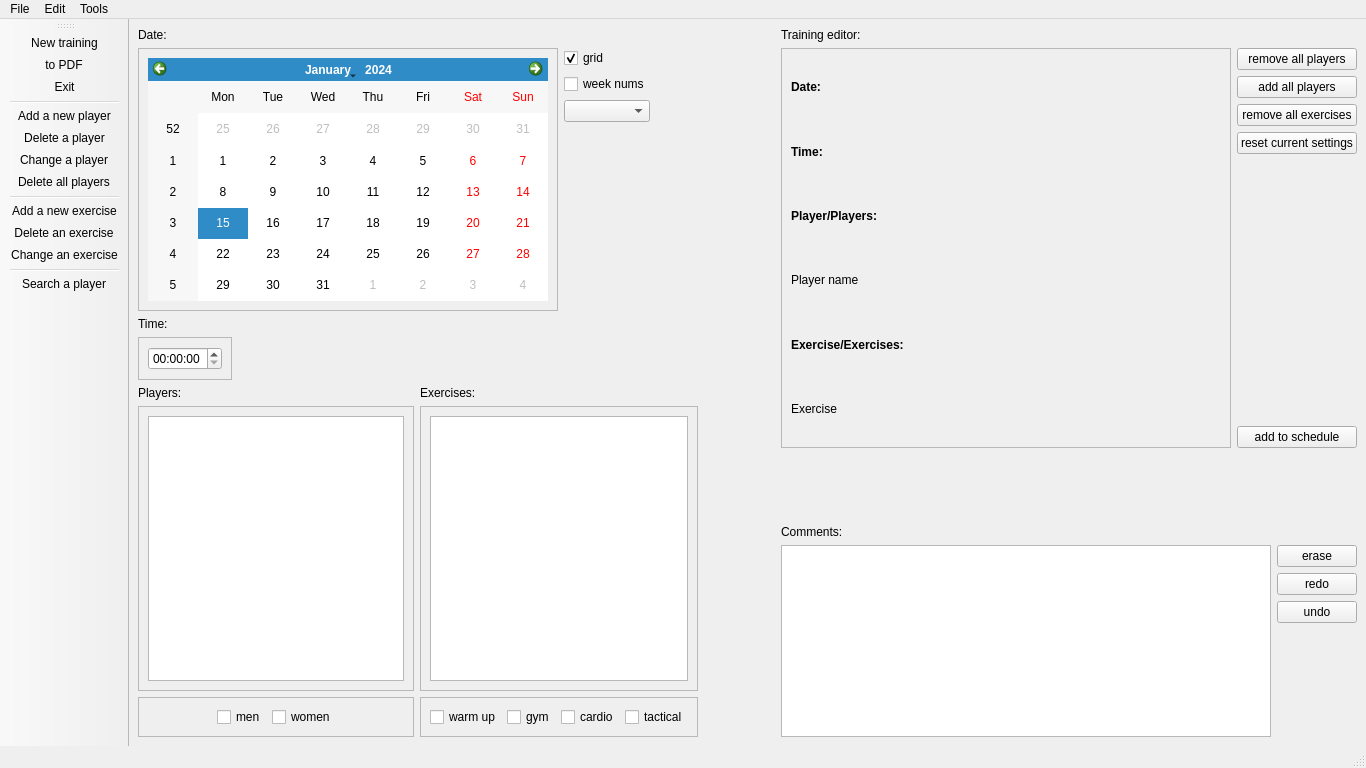
<?xml version="1.0" encoding="UTF-8"?>
<ui version="4.0">
 <class>BVB_Manager</class>
 <widget class="QMainWindow" name="BVB_Manager">
  <property name="geometry">
   <rect>
    <x>0</x>
    <y>0</y>
    <width>1366</width>
    <height>768</height>
   </rect>
  </property>
  <property name="windowTitle">
   <string>BVB_Manager</string>
  </property>
  <widget class="QWidget" name="centralwidget">
   <layout class="QHBoxLayout" name="horizontalLayout_11">
    <item>
     <layout class="QHBoxLayout" name="horizontalLayout_10">
      <item>
       <layout class="QVBoxLayout" name="verticalLayout_19">
        <item>
         <layout class="QHBoxLayout" name="horizontalLayout_4">
          <item>
           <layout class="QVBoxLayout" name="verticalLayout_16">
            <item>
             <layout class="QVBoxLayout" name="verticalLayout_15">
              <item>
               <widget class="QLabel" name="label">
                <property name="text">
                 <string>Date:</string>
                </property>
               </widget>
              </item>
              <item>
               <layout class="QHBoxLayout" name="horizontalLayout_3">
                <item>
                 <widget class="QFrame" name="frame_2">
                  <property name="maximumSize">
                   <size>
                    <width>550</width>
                    <height>450</height>
                   </size>
                  </property>
                  <property name="frameShape">
                   <enum>QFrame::StyledPanel</enum>
                  </property>
                  <property name="frameShadow">
                   <enum>QFrame::Raised</enum>
                  </property>
                  <layout class="QVBoxLayout" name="verticalLayout_3">
                   <item>
                    <widget class="QCalendarWidget" name="calendarWidget">
                     <property name="minimumSize">
                      <size>
                       <width>400</width>
                       <height>0</height>
                      </size>
                     </property>
                     <property name="maximumSize">
                      <size>
                       <width>500</width>
                       <height>301</height>
                      </size>
                     </property>
                    </widget>
                   </item>
                  </layout>
                 </widget>
                </item>
                <item>
                 <layout class="QVBoxLayout" name="verticalLayout_4">
                  <item>
                   <widget class="QCheckBox" name="gridCheckBox">
                    <property name="text">
                     <string>grid</string>
                    </property>
                    <property name="checked">
                     <bool>true</bool>
                    </property>
                   </widget>
                  </item>
                  <item>
                   <widget class="QCheckBox" name="weekNumsCheckBox">
                    <property name="text">
                     <string>week nums</string>
                    </property>
                   </widget>
                  </item>
                  <item>
                   <widget class="QComboBox" name="langComboBox"/>
                  </item>
                  <item>
                   <spacer name="verticalSpacer_4">
                    <property name="orientation">
                     <enum>Qt::Vertical</enum>
                    </property>
                    <property name="sizeHint" stdset="0">
                     <size>
                      <width>20</width>
                      <height>88</height>
                     </size>
                    </property>
                   </spacer>
                  </item>
                 </layout>
                </item>
               </layout>
              </item>
             </layout>
            </item>
            <item>
             <layout class="QHBoxLayout" name="horizontalLayout">
              <item>
               <layout class="QVBoxLayout" name="verticalLayout_2">
                <item>
                 <widget class="QLabel" name="label_2">
                  <property name="text">
                   <string>Time:</string>
                  </property>
                 </widget>
                </item>
                <item>
                 <widget class="QFrame" name="frame">
                  <property name="frameShape">
                   <enum>QFrame::StyledPanel</enum>
                  </property>
                  <property name="frameShadow">
                   <enum>QFrame::Raised</enum>
                  </property>
                  <layout class="QVBoxLayout" name="verticalLayout">
                   <item>
                    <widget class="QTimeEdit" name="trainingTime"/>
                   </item>
                  </layout>
                 </widget>
                </item>
               </layout>
              </item>
              <item>
               <spacer name="horizontalSpacer">
                <property name="orientation">
                 <enum>Qt::Horizontal</enum>
                </property>
                <property name="sizeHint" stdset="0">
                 <size>
                  <width>378</width>
                  <height>20</height>
                 </size>
                </property>
               </spacer>
              </item>
             </layout>
            </item>
           </layout>
          </item>
          <item>
           <spacer name="horizontalSpacer_3">
            <property name="orientation">
             <enum>Qt::Horizontal</enum>
            </property>
            <property name="sizeHint" stdset="0">
             <size>
              <width>13</width>
              <height>20</height>
             </size>
            </property>
           </spacer>
          </item>
         </layout>
        </item>
        <item>
         <layout class="QHBoxLayout" name="horizontalLayout_8">
          <item>
           <layout class="QVBoxLayout" name="verticalLayout_13">
            <item>
             <widget class="QLabel" name="label_3">
              <property name="text">
               <string>Players:</string>
              </property>
             </widget>
            </item>
            <item>
             <widget class="QFrame" name="frame_4">
              <property name="minimumSize">
               <size>
                <width>250</width>
                <height>150</height>
               </size>
              </property>
              <property name="frameShape">
               <enum>QFrame::StyledPanel</enum>
              </property>
              <property name="frameShadow">
               <enum>QFrame::Raised</enum>
              </property>
              <layout class="QVBoxLayout" name="verticalLayout_5">
               <item>
                <widget class="QListWidget" name="playersListWidget"/>
               </item>
              </layout>
             </widget>
            </item>
            <item>
             <widget class="QFrame" name="frame_7">
              <property name="frameShape">
               <enum>QFrame::StyledPanel</enum>
              </property>
              <property name="frameShadow">
               <enum>QFrame::Raised</enum>
              </property>
              <layout class="QHBoxLayout" name="horizontalLayout_7">
               <item>
                <layout class="QHBoxLayout" name="horizontalLayout_5">
                 <item>
                  <spacer name="horizontalSpacer_4">
                   <property name="orientation">
                    <enum>Qt::Horizontal</enum>
                   </property>
                   <property name="sizeHint" stdset="0">
                    <size>
                     <width>40</width>
                     <height>20</height>
                    </size>
                   </property>
                  </spacer>
                 </item>
                 <item>
                  <widget class="QCheckBox" name="menCheckBox">
                   <property name="text">
                    <string>men</string>
                   </property>
                  </widget>
                 </item>
                 <item>
                  <widget class="QCheckBox" name="womenCheckBox">
                   <property name="text">
                    <string>women</string>
                   </property>
                  </widget>
                 </item>
                 <item>
                  <spacer name="horizontalSpacer_5">
                   <property name="orientation">
                    <enum>Qt::Horizontal</enum>
                   </property>
                   <property name="sizeHint" stdset="0">
                    <size>
                     <width>40</width>
                     <height>20</height>
                    </size>
                   </property>
                  </spacer>
                 </item>
                </layout>
               </item>
              </layout>
             </widget>
            </item>
           </layout>
          </item>
          <item>
           <layout class="QVBoxLayout" name="verticalLayout_14">
            <item>
             <widget class="QLabel" name="label_5">
              <property name="text">
               <string>Exercises:</string>
              </property>
             </widget>
            </item>
            <item>
             <widget class="QFrame" name="frame_5">
              <property name="minimumSize">
               <size>
                <width>250</width>
                <height>150</height>
               </size>
              </property>
              <property name="frameShape">
               <enum>QFrame::StyledPanel</enum>
              </property>
              <property name="frameShadow">
               <enum>QFrame::Raised</enum>
              </property>
              <layout class="QVBoxLayout" name="verticalLayout_9">
               <item>
                <widget class="QListWidget" name="exercisesListWidget"/>
               </item>
              </layout>
             </widget>
            </item>
            <item>
             <widget class="QFrame" name="frame_6">
              <property name="frameShape">
               <enum>QFrame::StyledPanel</enum>
              </property>
              <property name="frameShadow">
               <enum>QFrame::Raised</enum>
              </property>
              <layout class="QVBoxLayout" name="verticalLayout_12">
               <item>
                <layout class="QHBoxLayout" name="horizontalLayout_6">
                 <item>
                  <widget class="QCheckBox" name="warmUpCheckBox">
                   <property name="text">
                    <string>warm up</string>
                   </property>
                  </widget>
                 </item>
                 <item>
                  <widget class="QCheckBox" name="gymCheckBox">
                   <property name="text">
                    <string>gym</string>
                   </property>
                  </widget>
                 </item>
                 <item>
                  <widget class="QCheckBox" name="cardioCheckBox">
                   <property name="text">
                    <string>cardio</string>
                   </property>
                  </widget>
                 </item>
                 <item>
                  <widget class="QCheckBox" name="tacticalCheckBox">
                   <property name="text">
                    <string>tactical</string>
                   </property>
                  </widget>
                 </item>
                </layout>
               </item>
              </layout>
             </widget>
            </item>
           </layout>
          </item>
         </layout>
        </item>
       </layout>
      </item>
      <item>
       <spacer name="horizontalSpacer_2">
        <property name="orientation">
         <enum>Qt::Horizontal</enum>
        </property>
        <property name="sizeHint" stdset="0">
         <size>
          <width>38</width>
          <height>20</height>
         </size>
        </property>
       </spacer>
      </item>
      <item>
       <layout class="QVBoxLayout" name="verticalLayout_11">
        <item>
         <layout class="QVBoxLayout" name="verticalLayout_20">
          <item>
           <widget class="QLabel" name="label_12">
            <property name="text">
             <string>Training editor:</string>
            </property>
           </widget>
          </item>
          <item>
           <layout class="QHBoxLayout" name="horizontalLayout_9">
            <item>
             <widget class="QScrollArea" name="scrollArea">
              <property name="minimumSize">
               <size>
                <width>450</width>
                <height>400</height>
               </size>
              </property>
              <property name="widgetResizable">
               <bool>true</bool>
              </property>
              <widget class="QWidget" name="scrollAreaWidgetContents">
               <property name="geometry">
                <rect>
                 <x>0</x>
                 <y>0</y>
                 <width>448</width>
                 <height>398</height>
                </rect>
               </property>
               <layout class="QVBoxLayout" name="verticalLayout_17">
                <item>
                 <widget class="QLabel" name="dateSelectedLabel">
                  <property name="minimumSize">
                   <size>
                    <width>150</width>
                    <height>0</height>
                   </size>
                  </property>
                  <property name="font">
                   <font>
                    <bold>true</bold>
                   </font>
                  </property>
                  <property name="text">
                   <string>Date:</string>
                  </property>
                 </widget>
                </item>
                <item>
                 <widget class="QLabel" name="timeSelectedLabel">
                  <property name="minimumSize">
                   <size>
                    <width>150</width>
                    <height>0</height>
                   </size>
                  </property>
                  <property name="font">
                   <font>
                    <bold>true</bold>
                   </font>
                  </property>
                  <property name="text">
                   <string>Time:</string>
                  </property>
                 </widget>
                </item>
                <item>
                 <widget class="QLabel" name="testLabel3">
                  <property name="minimumSize">
                   <size>
                    <width>150</width>
                    <height>0</height>
                   </size>
                  </property>
                  <property name="font">
                   <font>
                    <bold>true</bold>
                   </font>
                  </property>
                  <property name="text">
                   <string>Player/Players:</string>
                  </property>
                 </widget>
                </item>
                <item>
                 <widget class="QLabel" name="playerNameLabel">
                  <property name="minimumSize">
                   <size>
                    <width>150</width>
                    <height>0</height>
                   </size>
                  </property>
                  <property name="text">
                   <string>Player name</string>
                  </property>
                 </widget>
                </item>
                <item>
                 <widget class="QLabel" name="label_10">
                  <property name="minimumSize">
                   <size>
                    <width>150</width>
                    <height>0</height>
                   </size>
                  </property>
                  <property name="font">
                   <font>
                    <bold>true</bold>
                   </font>
                  </property>
                  <property name="text">
                   <string>Exercise/Exercises:</string>
                  </property>
                 </widget>
                </item>
                <item>
                 <widget class="QLabel" name="exerciseLabel">
                  <property name="minimumSize">
                   <size>
                    <width>150</width>
                    <height>0</height>
                   </size>
                  </property>
                  <property name="text">
                   <string>Exercise</string>
                  </property>
                 </widget>
                </item>
               </layout>
              </widget>
             </widget>
            </item>
            <item>
             <layout class="QVBoxLayout" name="verticalLayout_7">
              <item>
               <layout class="QVBoxLayout" name="verticalLayout_8">
                <item>
                 <widget class="QPushButton" name="removeAllPlayersButton">
                  <property name="text">
                   <string>remove all players</string>
                  </property>
                 </widget>
                </item>
                <item>
                 <widget class="QPushButton" name="addAllPlayersButton">
                  <property name="text">
                   <string>add all players</string>
                  </property>
                 </widget>
                </item>
                <item>
                 <widget class="QPushButton" name="removeAllExercisesButton">
                  <property name="text">
                   <string>remove all exercises</string>
                  </property>
                 </widget>
                </item>
                <item>
                 <widget class="QPushButton" name="resetCurrentSettingButton">
                  <property name="text">
                   <string>reset current settings</string>
                  </property>
                 </widget>
                </item>
               </layout>
              </item>
              <item>
               <spacer name="verticalSpacer_3">
                <property name="orientation">
                 <enum>Qt::Vertical</enum>
                </property>
                <property name="sizeHint" stdset="0">
                 <size>
                  <width>20</width>
                  <height>28</height>
                 </size>
                </property>
               </spacer>
              </item>
              <item>
               <widget class="QPushButton" name="addToscheduleButton">
                <property name="text">
                 <string>add to schedule</string>
                </property>
               </widget>
              </item>
             </layout>
            </item>
           </layout>
          </item>
         </layout>
        </item>
        <item>
         <spacer name="verticalSpacer">
          <property name="orientation">
           <enum>Qt::Vertical</enum>
          </property>
          <property name="sizeHint" stdset="0">
           <size>
            <width>20</width>
            <height>58</height>
           </size>
          </property>
         </spacer>
        </item>
        <item>
         <layout class="QVBoxLayout" name="verticalLayout_10">
          <item>
           <widget class="QLabel" name="label_4">
            <property name="text">
             <string>Comments:</string>
            </property>
           </widget>
          </item>
          <item>
           <layout class="QHBoxLayout" name="horizontalLayout_2">
            <item>
             <widget class="QTextEdit" name="NotesTextEdit">
              <property name="minimumSize">
               <size>
                <width>450</width>
                <height>154</height>
               </size>
              </property>
             </widget>
            </item>
            <item>
             <layout class="QVBoxLayout" name="verticalLayout_6">
              <item>
               <widget class="QPushButton" name="eraseButton">
                <property name="text">
                 <string>erase</string>
                </property>
                <property name="icon">
                 <iconset resource="res.qrc">
                  <normaloff>:/images/clear_all.png</normaloff>:/images/clear_all.png</iconset>
                </property>
                <property name="iconSize">
                 <size>
                  <width>18</width>
                  <height>18</height>
                 </size>
                </property>
               </widget>
              </item>
              <item>
               <widget class="QPushButton" name="redoButton">
                <property name="text">
                 <string>redo</string>
                </property>
                <property name="icon">
                 <iconset resource="res.qrc">
                  <normaloff>:/images/forward.png</normaloff>:/images/forward.png</iconset>
                </property>
                <property name="iconSize">
                 <size>
                  <width>18</width>
                  <height>18</height>
                 </size>
                </property>
               </widget>
              </item>
              <item>
               <widget class="QPushButton" name="undoButton">
                <property name="text">
                 <string>undo</string>
                </property>
                <property name="icon">
                 <iconset resource="res.qrc">
                  <normaloff>:/images/back.png</normaloff>:/images/back.png</iconset>
                </property>
                <property name="iconSize">
                 <size>
                  <width>18</width>
                  <height>18</height>
                 </size>
                </property>
               </widget>
              </item>
              <item>
               <spacer name="verticalSpacer_2">
                <property name="orientation">
                 <enum>Qt::Vertical</enum>
                </property>
                <property name="sizeHint" stdset="0">
                 <size>
                  <width>20</width>
                  <height>40</height>
                 </size>
                </property>
               </spacer>
              </item>
             </layout>
            </item>
           </layout>
          </item>
         </layout>
        </item>
       </layout>
      </item>
     </layout>
    </item>
   </layout>
  </widget>
  <widget class="QMenuBar" name="menubar">
   <property name="geometry">
    <rect>
     <x>0</x>
     <y>0</y>
     <width>1366</width>
     <height>22</height>
    </rect>
   </property>
   <widget class="QMenu" name="menuFile">
    <property name="title">
     <string>File</string>
    </property>
    <addaction name="actionNew_training"/>
    <addaction name="actiontp_PDF"/>
    <addaction name="actionExit"/>
   </widget>
   <widget class="QMenu" name="menuEdit">
    <property name="title">
     <string>Edit</string>
    </property>
    <addaction name="actionAdd_a_new_player"/>
    <addaction name="actionDelete_a_player"/>
    <addaction name="actionChange_a_player"/>
    <addaction name="actionDelete_all_players"/>
    <addaction name="actionAdd_a_new_exercise"/>
    <addaction name="actionDelete_an_exercise"/>
    <addaction name="actionChange_an_exercise"/>
   </widget>
   <widget class="QMenu" name="menuTools">
    <property name="title">
     <string>Tools</string>
    </property>
    <addaction name="actionSearch_a_player"/>
   </widget>
   <addaction name="menuFile"/>
   <addaction name="menuEdit"/>
   <addaction name="menuTools"/>
  </widget>
  <widget class="QStatusBar" name="statusbar"/>
  <widget class="QToolBar" name="toolBar">
   <property name="windowTitle">
    <string>toolBar</string>
   </property>
   <attribute name="toolBarArea">
    <enum>LeftToolBarArea</enum>
   </attribute>
   <attribute name="toolBarBreak">
    <bool>false</bool>
   </attribute>
   <addaction name="actionNew_training"/>
   <addaction name="actiontp_PDF"/>
   <addaction name="actionExit"/>
   <addaction name="separator"/>
   <addaction name="actionAdd_a_new_player"/>
   <addaction name="actionDelete_a_player"/>
   <addaction name="actionChange_a_player"/>
   <addaction name="actionDelete_all_players"/>
   <addaction name="separator"/>
   <addaction name="actionAdd_a_new_exercise"/>
   <addaction name="actionDelete_an_exercise"/>
   <addaction name="actionChange_an_exercise"/>
   <addaction name="separator"/>
   <addaction name="actionSearch_a_player"/>
  </widget>
  <action name="actionNew_training">
   <property name="icon">
    <iconset resource="res.qrc">
     <normaloff>:/images/ball.png</normaloff>:/images/ball.png</iconset>
   </property>
   <property name="text">
    <string>New training</string>
   </property>
  </action>
  <action name="actiontp_PDF">
   <property name="icon">
    <iconset resource="res.qrc">
     <normaloff>:/images/pdf.png</normaloff>:/images/pdf.png</iconset>
   </property>
   <property name="text">
    <string>to PDF</string>
   </property>
  </action>
  <action name="actionExit">
   <property name="icon">
    <iconset resource="res.qrc">
     <normaloff>:/images/exit.png</normaloff>:/images/exit.png</iconset>
   </property>
   <property name="text">
    <string>Exit</string>
   </property>
  </action>
  <action name="actionAdd_a_new_player">
   <property name="icon">
    <iconset resource="res.qrc">
     <normaloff>:/images/add_player.png</normaloff>:/images/add_player.png</iconset>
   </property>
   <property name="text">
    <string>Add a new player</string>
   </property>
  </action>
  <action name="actionDelete_a_player">
   <property name="icon">
    <iconset resource="res.qrc">
     <normaloff>:/images/delete_player.png</normaloff>:/images/delete_player.png</iconset>
   </property>
   <property name="text">
    <string>Delete a player</string>
   </property>
  </action>
  <action name="actionChange_a_player">
   <property name="icon">
    <iconset resource="res.qrc">
     <normaloff>:/images/change_player.png</normaloff>:/images/change_player.png</iconset>
   </property>
   <property name="text">
    <string>Change a player</string>
   </property>
  </action>
  <action name="actionDelete_all_players">
   <property name="icon">
    <iconset resource="res.qrc">
     <normaloff>:/images/delete_all_players.png</normaloff>:/images/delete_all_players.png</iconset>
   </property>
   <property name="text">
    <string>Delete all players</string>
   </property>
  </action>
  <action name="actionAdd_a_new_exercise">
   <property name="icon">
    <iconset resource="res.qrc">
     <normaloff>:/images/add_exercise.png</normaloff>:/images/add_exercise.png</iconset>
   </property>
   <property name="text">
    <string>Add a new exercise</string>
   </property>
  </action>
  <action name="actionDelete_an_exercise">
   <property name="icon">
    <iconset resource="res.qrc">
     <normaloff>:/images/delete_exercise.png</normaloff>:/images/delete_exercise.png</iconset>
   </property>
   <property name="text">
    <string>Delete an exercise</string>
   </property>
  </action>
  <action name="actionChange_an_exercise">
   <property name="icon">
    <iconset resource="res.qrc">
     <normaloff>:/images/change_exercise.png</normaloff>:/images/change_exercise.png</iconset>
   </property>
   <property name="text">
    <string>Change an exercise</string>
   </property>
  </action>
  <action name="actionSearch_a_player">
   <property name="icon">
    <iconset resource="res.qrc">
     <normaloff>:/images/search_player.png</normaloff>:/images/search_player.png</iconset>
   </property>
   <property name="text">
    <string>Search a player</string>
   </property>
  </action>
 </widget>
 <resources>
  <include location="res.qrc"/>
 </resources>
 <connections/>
</ui>
